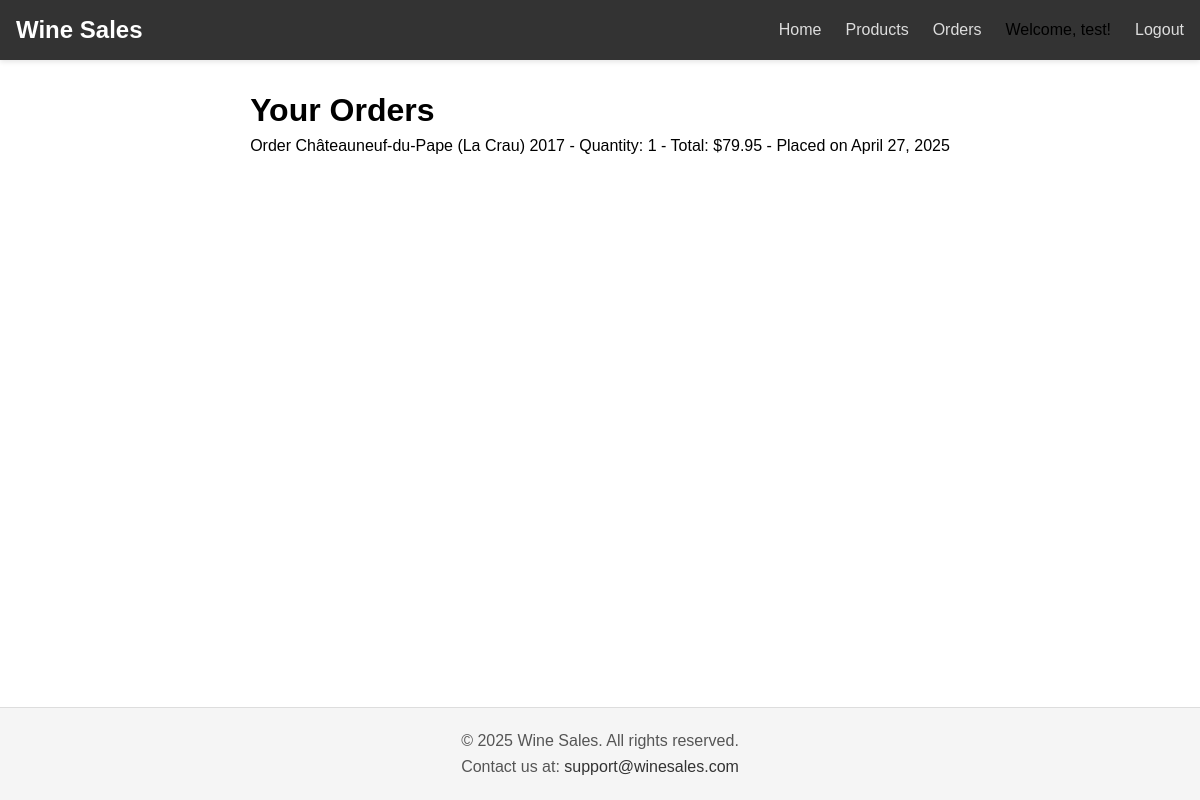
The app's page /orders/ (signed in) with its own data.
### orders/models.py (models this page shows, shortened)
class Order(models.Model):
    user = models.ForeignKey(User, on_delete=models.CASCADE, related_name='orders')
    product = models.ForeignKey(Product, on_delete=models.CASCADE, related_name='orders')
    quantity = models.IntegerField()
    order_date = models.DateTimeField(default=timezone.now)  # 设置默认值
    total_price = models.DecimalField(max_digits=10, decimal_places=2)
    class Meta:
        ordering = ['-order_date']

### products/models.py (models this page shows, shortened)
class Product(models.Model):
    name = models.CharField(max_length=100)
    country = models.CharField(max_length=50)
    region = models.CharField(max_length=50)
    winery = models.CharField(max_length=100)
    rating = models.FloatField()
    number_of_ratings = models.IntegerField(default=0)
    price = models.DecimalField(max_digits=10, decimal_places=2)
    year = models.IntegerField(null=True, blank=True)
    inventory = models.IntegerField(default=100)  # 默认库存
    class Meta:
        ordering = ['name']

### orders/views.py (the view)
# urls.py: path('', views.order_list, name='order_list'),
def order_list(request):
    if request.user.is_authenticated:
        orders = Order.objects.filter(user=request.user)
    else:
        orders = []
    return render(request, 'order_list.html', {'orders': orders})

### orders/templates/order_list.html (shortened to what this page needs)
{% extends 'base.html' %}
{% block content %}
    <h1>Your Orders</h1>
    <ul style="list-style: none; padding: 0;">
        {% for order in orders %}
            <li style="margin: 0.5rem 0;">
                Order {{ order.product.name }} - Quantity: {{ order.quantity }} - Total: ${{ order.total_price }} - Placed on {{ order.order_date|date:"F d, Y" }}
            </li>
        {% empty %}
            <li>No orders found.</li>
        {% endfor %}
    </ul>
{% endblock %}

### templates/base.html (shortened to what this page needs)
<!DOCTYPE html>
<html lang="en">
<head>
</head>
<body>
    <nav>
        <div class="nav-container">
            <div class="nav-brand">
                <a href="{% url 'home' %}">Wine Sales</a>
            </div>
            <div class="nav-links">
                <a href="{% url 'home' %}">Home</a>
                <a href="{% url 'product_list' %}">Products</a>
                <a href="{% url 'order_list' %}">Orders</a>
                {% if user.is_authenticated %}
                    <span>Welcome, {{ user.username }}!</span>
                    <a href="{% url 'logout' %}">Logout</a>
                {% else %}
                    <a href="{% url 'login' %}">Login</a>
                    <a href="{% url 'register' %}">Register</a>
                {% endif %}
            </div>
        </div>
    </nav>
    <main>
        {% block content %}
        {% endblock %}
    </main>
    <footer>
        <p>© 2025 Wine Sales. All rights reserved.</p>
        <p>Contact us at: <a href="mailto:support@winesales.com">support@winesales.com</a></p>
    </footer>
</body>
</html>

### templates/base.html (style rules this page uses)
* { margin: 0; padding: 0; box-sizing: border-box; }
body { font-family: Arial, sans-serif; display: flex; flex-direction: column; min-height: 100vh; }
nav { background-color: #333; padding: 1rem; box-shadow: 0 2px 5px rgba(0, 0, 0, 0.1); }
.nav-container { max-width: 1200px; margin: 0 auto; display: flex; justify-content: space-between; align-items: center; }
.nav-brand a { color: #fff; font-size: 1.5rem; text-decoration: none; font-weight: bold; }
.nav-links { display: flex; gap: 1.5rem; }
.nav-links a { color: #ddd; text-decoration: none; font-size: 1rem; }
main { flex: 1; max-width: 1200px; margin: 2rem auto; padding: 0 1rem; }
footer { background-color: #f5f5f5; padding: 1rem; text-align: center; border-top: 1px solid #ddd; }
footer p { margin: 0.5rem 0; color: #555; }
footer a { color: #333; text-decoration: none; }

### records on screen
Order: product.name "Châteauneuf-du-Pape (La Crau) 2017", quantity "1", total_price "79.95", order_date "April 27, 2025"

### other values on screen
{{ user.username }} "test"
